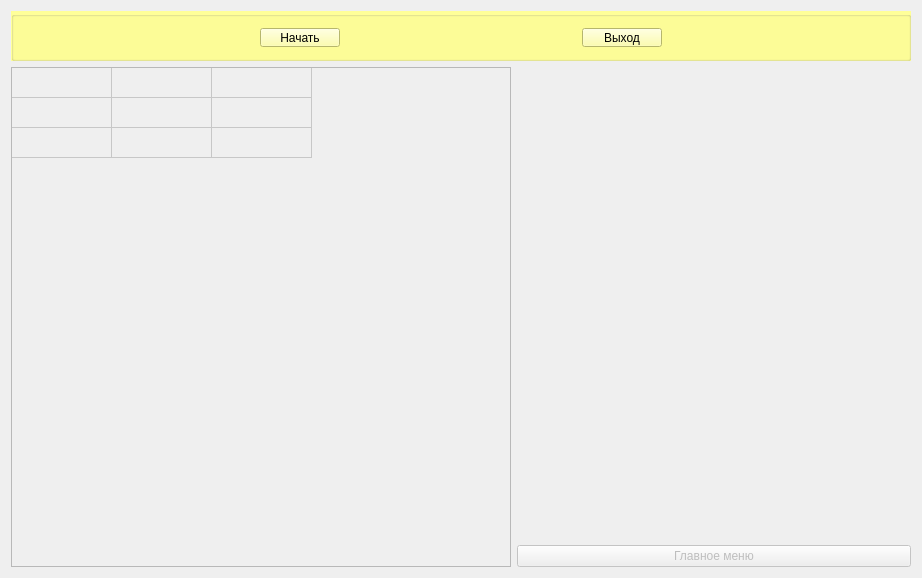
<?xml version="1.0" encoding="UTF-8"?>
<ui version="4.0">
 <class>MainWindow</class>
 <widget class="QMainWindow" name="MainWindow">
  <property name="geometry">
   <rect>
    <x>0</x>
    <y>0</y>
    <width>922</width>
    <height>575</height>
   </rect>
  </property>
  <property name="mouseTracking">
   <bool>true</bool>
  </property>
  <property name="acceptDrops">
   <bool>true</bool>
  </property>
  <property name="windowTitle">
   <string>MainWindow</string>
  </property>
  <widget class="QWidget" name="centralWidget">
   <layout class="QVBoxLayout" name="verticalLayout_2">
    <item>
     <widget class="QGroupBox" name="menu">
      <property name="sizePolicy">
       <sizepolicy hsizetype="Preferred" vsizetype="Maximum">
        <horstretch>0</horstretch>
        <verstretch>50</verstretch>
       </sizepolicy>
      </property>
      <property name="minimumSize">
       <size>
        <width>0</width>
        <height>0</height>
       </size>
      </property>
      <property name="maximumSize">
       <size>
        <width>16777215</width>
        <height>50</height>
       </size>
      </property>
      <property name="baseSize">
       <size>
        <width>0</width>
        <height>50</height>
       </size>
      </property>
      <property name="palette">
       <palette>
        <active>
         <colorrole role="Button">
          <brush brushstyle="SolidPattern">
           <color alpha="255">
            <red>255</red>
            <green>255</green>
            <blue>153</blue>
           </color>
          </brush>
         </colorrole>
         <colorrole role="Light">
          <brush brushstyle="SolidPattern">
           <color alpha="255">
            <red>255</red>
            <green>255</green>
            <blue>127</blue>
           </color>
          </brush>
         </colorrole>
         <colorrole role="Midlight">
          <brush brushstyle="SolidPattern">
           <color alpha="255">
            <red>255</red>
            <green>255</green>
            <blue>127</blue>
           </color>
          </brush>
         </colorrole>
         <colorrole role="Base">
          <brush brushstyle="SolidPattern">
           <color alpha="255">
            <red>255</red>
            <green>255</green>
            <blue>153</blue>
           </color>
          </brush>
         </colorrole>
         <colorrole role="Window">
          <brush brushstyle="SolidPattern">
           <color alpha="255">
            <red>255</red>
            <green>255</green>
            <blue>153</blue>
           </color>
          </brush>
         </colorrole>
        </active>
        <inactive>
         <colorrole role="Button">
          <brush brushstyle="SolidPattern">
           <color alpha="255">
            <red>255</red>
            <green>255</green>
            <blue>153</blue>
           </color>
          </brush>
         </colorrole>
         <colorrole role="Light">
          <brush brushstyle="SolidPattern">
           <color alpha="255">
            <red>255</red>
            <green>255</green>
            <blue>127</blue>
           </color>
          </brush>
         </colorrole>
         <colorrole role="Midlight">
          <brush brushstyle="SolidPattern">
           <color alpha="255">
            <red>255</red>
            <green>255</green>
            <blue>127</blue>
           </color>
          </brush>
         </colorrole>
         <colorrole role="Base">
          <brush brushstyle="SolidPattern">
           <color alpha="255">
            <red>255</red>
            <green>255</green>
            <blue>153</blue>
           </color>
          </brush>
         </colorrole>
         <colorrole role="Window">
          <brush brushstyle="SolidPattern">
           <color alpha="255">
            <red>255</red>
            <green>255</green>
            <blue>153</blue>
           </color>
          </brush>
         </colorrole>
        </inactive>
        <disabled>
         <colorrole role="Button">
          <brush brushstyle="SolidPattern">
           <color alpha="255">
            <red>255</red>
            <green>255</green>
            <blue>153</blue>
           </color>
          </brush>
         </colorrole>
         <colorrole role="Light">
          <brush brushstyle="SolidPattern">
           <color alpha="255">
            <red>255</red>
            <green>255</green>
            <blue>127</blue>
           </color>
          </brush>
         </colorrole>
         <colorrole role="Midlight">
          <brush brushstyle="SolidPattern">
           <color alpha="255">
            <red>255</red>
            <green>255</green>
            <blue>127</blue>
           </color>
          </brush>
         </colorrole>
         <colorrole role="Base">
          <brush brushstyle="SolidPattern">
           <color alpha="255">
            <red>255</red>
            <green>255</green>
            <blue>153</blue>
           </color>
          </brush>
         </colorrole>
         <colorrole role="Window">
          <brush brushstyle="SolidPattern">
           <color alpha="255">
            <red>255</red>
            <green>255</green>
            <blue>153</blue>
           </color>
          </brush>
         </colorrole>
        </disabled>
       </palette>
      </property>
      <property name="focusPolicy">
       <enum>Qt::NoFocus</enum>
      </property>
      <property name="autoFillBackground">
       <bool>false</bool>
      </property>
      <property name="styleSheet">
       <string notr="true">background-color: rgb(255,255,153);</string>
      </property>
      <property name="title">
       <string/>
      </property>
      <property name="flat">
       <bool>true</bool>
      </property>
      <layout class="QHBoxLayout" name="horizontalLayout">
       <item>
        <spacer name="horizontalSpacer_3">
         <property name="orientation">
          <enum>Qt::Horizontal</enum>
         </property>
         <property name="sizeHint" stdset="0">
          <size>
           <width>40</width>
           <height>0</height>
          </size>
         </property>
        </spacer>
       </item>
       <item>
        <widget class="QPushButton" name="startButton">
         <property name="sizePolicy">
          <sizepolicy hsizetype="Minimum" vsizetype="Minimum">
           <horstretch>0</horstretch>
           <verstretch>0</verstretch>
          </sizepolicy>
         </property>
         <property name="palette">
          <palette>
           <active>
            <colorrole role="Button">
             <brush brushstyle="SolidPattern">
              <color alpha="255">
               <red>255</red>
               <green>255</green>
               <blue>153</blue>
              </color>
             </brush>
            </colorrole>
            <colorrole role="Base">
             <brush brushstyle="SolidPattern">
              <color alpha="255">
               <red>255</red>
               <green>255</green>
               <blue>153</blue>
              </color>
             </brush>
            </colorrole>
            <colorrole role="Window">
             <brush brushstyle="SolidPattern">
              <color alpha="255">
               <red>255</red>
               <green>255</green>
               <blue>153</blue>
              </color>
             </brush>
            </colorrole>
           </active>
           <inactive>
            <colorrole role="Button">
             <brush brushstyle="SolidPattern">
              <color alpha="255">
               <red>255</red>
               <green>255</green>
               <blue>153</blue>
              </color>
             </brush>
            </colorrole>
            <colorrole role="Base">
             <brush brushstyle="SolidPattern">
              <color alpha="255">
               <red>255</red>
               <green>255</green>
               <blue>153</blue>
              </color>
             </brush>
            </colorrole>
            <colorrole role="Window">
             <brush brushstyle="SolidPattern">
              <color alpha="255">
               <red>255</red>
               <green>255</green>
               <blue>153</blue>
              </color>
             </brush>
            </colorrole>
           </inactive>
           <disabled>
            <colorrole role="Button">
             <brush brushstyle="SolidPattern">
              <color alpha="255">
               <red>255</red>
               <green>255</green>
               <blue>153</blue>
              </color>
             </brush>
            </colorrole>
            <colorrole role="Base">
             <brush brushstyle="SolidPattern">
              <color alpha="255">
               <red>255</red>
               <green>255</green>
               <blue>153</blue>
              </color>
             </brush>
            </colorrole>
            <colorrole role="Window">
             <brush brushstyle="SolidPattern">
              <color alpha="255">
               <red>255</red>
               <green>255</green>
               <blue>153</blue>
              </color>
             </brush>
            </colorrole>
           </disabled>
          </palette>
         </property>
         <property name="autoFillBackground">
          <bool>false</bool>
         </property>
         <property name="styleSheet">
          <string notr="true">background-color: rgb(255,255,153);</string>
         </property>
         <property name="text">
          <string>Начать</string>
         </property>
        </widget>
       </item>
       <item>
        <spacer name="horizontalSpacer">
         <property name="orientation">
          <enum>Qt::Horizontal</enum>
         </property>
         <property name="sizeHint" stdset="0">
          <size>
           <width>235</width>
           <height>0</height>
          </size>
         </property>
        </spacer>
       </item>
       <item>
        <widget class="QPushButton" name="exitButton">
         <property name="sizePolicy">
          <sizepolicy hsizetype="Minimum" vsizetype="Minimum">
           <horstretch>0</horstretch>
           <verstretch>0</verstretch>
          </sizepolicy>
         </property>
         <property name="palette">
          <palette>
           <active>
            <colorrole role="Button">
             <brush brushstyle="SolidPattern">
              <color alpha="255">
               <red>255</red>
               <green>255</green>
               <blue>153</blue>
              </color>
             </brush>
            </colorrole>
            <colorrole role="Base">
             <brush brushstyle="SolidPattern">
              <color alpha="255">
               <red>255</red>
               <green>255</green>
               <blue>153</blue>
              </color>
             </brush>
            </colorrole>
            <colorrole role="Window">
             <brush brushstyle="SolidPattern">
              <color alpha="255">
               <red>255</red>
               <green>255</green>
               <blue>153</blue>
              </color>
             </brush>
            </colorrole>
           </active>
           <inactive>
            <colorrole role="Button">
             <brush brushstyle="SolidPattern">
              <color alpha="255">
               <red>255</red>
               <green>255</green>
               <blue>153</blue>
              </color>
             </brush>
            </colorrole>
            <colorrole role="Base">
             <brush brushstyle="SolidPattern">
              <color alpha="255">
               <red>255</red>
               <green>255</green>
               <blue>153</blue>
              </color>
             </brush>
            </colorrole>
            <colorrole role="Window">
             <brush brushstyle="SolidPattern">
              <color alpha="255">
               <red>255</red>
               <green>255</green>
               <blue>153</blue>
              </color>
             </brush>
            </colorrole>
           </inactive>
           <disabled>
            <colorrole role="Button">
             <brush brushstyle="SolidPattern">
              <color alpha="255">
               <red>255</red>
               <green>255</green>
               <blue>153</blue>
              </color>
             </brush>
            </colorrole>
            <colorrole role="Base">
             <brush brushstyle="SolidPattern">
              <color alpha="255">
               <red>255</red>
               <green>255</green>
               <blue>153</blue>
              </color>
             </brush>
            </colorrole>
            <colorrole role="Window">
             <brush brushstyle="SolidPattern">
              <color alpha="255">
               <red>255</red>
               <green>255</green>
               <blue>153</blue>
              </color>
             </brush>
            </colorrole>
           </disabled>
          </palette>
         </property>
         <property name="autoFillBackground">
          <bool>false</bool>
         </property>
         <property name="styleSheet">
          <string notr="true">background-color: rgb(255,255,153);</string>
         </property>
         <property name="text">
          <string>Выход</string>
         </property>
        </widget>
       </item>
       <item>
        <spacer name="horizontalSpacer_4">
         <property name="orientation">
          <enum>Qt::Horizontal</enum>
         </property>
         <property name="sizeHint" stdset="0">
          <size>
           <width>40</width>
           <height>0</height>
          </size>
         </property>
        </spacer>
       </item>
      </layout>
     </widget>
    </item>
    <item>
     <layout class="QHBoxLayout" name="horizontalLayout_2">
      <item>
       <widget class="QTableWidget" name="inventoryTable">
        <property name="enabled">
         <bool>false</bool>
        </property>
        <property name="sizePolicy">
         <sizepolicy hsizetype="MinimumExpanding" vsizetype="MinimumExpanding">
          <horstretch>0</horstretch>
          <verstretch>0</verstretch>
         </sizepolicy>
        </property>
        <property name="minimumSize">
         <size>
          <width>500</width>
          <height>500</height>
         </size>
        </property>
        <property name="mouseTracking">
         <bool>false</bool>
        </property>
        <property name="acceptDrops">
         <bool>true</bool>
        </property>
        <property name="verticalScrollBarPolicy">
         <enum>Qt::ScrollBarAlwaysOff</enum>
        </property>
        <property name="horizontalScrollBarPolicy">
         <enum>Qt::ScrollBarAlwaysOff</enum>
        </property>
        <property name="sizeAdjustPolicy">
         <enum>QAbstractScrollArea::AdjustToContents</enum>
        </property>
        <property name="autoScroll">
         <bool>false</bool>
        </property>
        <property name="editTriggers">
         <set>QAbstractItemView::NoEditTriggers</set>
        </property>
        <property name="tabKeyNavigation">
         <bool>false</bool>
        </property>
        <property name="showDropIndicator" stdset="0">
         <bool>true</bool>
        </property>
        <property name="dragDropOverwriteMode">
         <bool>true</bool>
        </property>
        <property name="dragDropMode">
         <enum>QAbstractItemView::NoDragDrop</enum>
        </property>
        <property name="selectionMode">
         <enum>QAbstractItemView::NoSelection</enum>
        </property>
        <property name="cornerButtonEnabled">
         <bool>false</bool>
        </property>
        <property name="rowCount">
         <number>3</number>
        </property>
        <property name="columnCount">
         <number>3</number>
        </property>
        <attribute name="horizontalHeaderVisible">
         <bool>false</bool>
        </attribute>
        <attribute name="horizontalHeaderCascadingSectionResizes">
         <bool>false</bool>
        </attribute>
        <attribute name="horizontalHeaderHighlightSections">
         <bool>false</bool>
        </attribute>
        <attribute name="verticalHeaderVisible">
         <bool>false</bool>
        </attribute>
        <attribute name="verticalHeaderStretchLastSection">
         <bool>false</bool>
        </attribute>
        <row/>
        <row/>
        <row/>
        <column/>
        <column/>
        <column/>
       </widget>
      </item>
      <item>
       <layout class="QVBoxLayout" name="verticalLayout">
        <item>
         <spacer name="verticalSpacer_3">
          <property name="orientation">
           <enum>Qt::Vertical</enum>
          </property>
          <property name="sizeType">
           <enum>QSizePolicy::MinimumExpanding</enum>
          </property>
          <property name="sizeHint" stdset="0">
           <size>
            <width>20</width>
            <height>0</height>
           </size>
          </property>
         </spacer>
        </item>
        <item>
         <layout class="QHBoxLayout" name="horizontalLayout_3">
          <item>
           <spacer name="horizontalSpacer_6">
            <property name="orientation">
             <enum>Qt::Horizontal</enum>
            </property>
            <property name="sizeType">
             <enum>QSizePolicy::MinimumExpanding</enum>
            </property>
            <property name="sizeHint" stdset="0">
             <size>
              <width>40</width>
              <height>20</height>
             </size>
            </property>
           </spacer>
          </item>
          <item>
           <widget class="QLabel" name="appleSource">
            <property name="enabled">
             <bool>false</bool>
            </property>
            <property name="sizePolicy">
             <sizepolicy hsizetype="Fixed" vsizetype="Fixed">
              <horstretch>0</horstretch>
              <verstretch>0</verstretch>
             </sizepolicy>
            </property>
            <property name="minimumSize">
             <size>
              <width>150</width>
              <height>150</height>
             </size>
            </property>
            <property name="maximumSize">
             <size>
              <width>150</width>
              <height>150</height>
             </size>
            </property>
            <property name="text">
             <string/>
            </property>
            <property name="scaledContents">
             <bool>true</bool>
            </property>
           </widget>
          </item>
          <item>
           <spacer name="horizontalSpacer_5">
            <property name="orientation">
             <enum>Qt::Horizontal</enum>
            </property>
            <property name="sizeType">
             <enum>QSizePolicy::MinimumExpanding</enum>
            </property>
            <property name="sizeHint" stdset="0">
             <size>
              <width>40</width>
              <height>20</height>
             </size>
            </property>
           </spacer>
          </item>
         </layout>
        </item>
        <item>
         <spacer name="verticalSpacer_2">
          <property name="orientation">
           <enum>Qt::Vertical</enum>
          </property>
          <property name="sizeType">
           <enum>QSizePolicy::MinimumExpanding</enum>
          </property>
          <property name="sizeHint" stdset="0">
           <size>
            <width>20</width>
            <height>0</height>
           </size>
          </property>
         </spacer>
        </item>
        <item>
         <widget class="QPushButton" name="menuButton">
          <property name="enabled">
           <bool>false</bool>
          </property>
          <property name="text">
           <string>Главное меню</string>
          </property>
         </widget>
        </item>
       </layout>
      </item>
     </layout>
    </item>
   </layout>
  </widget>
 </widget>
 <layoutdefault spacing="6" margin="11"/>
 <resources/>
 <connections>
  <connection>
   <sender>exitButton</sender>
   <signal>clicked()</signal>
   <receiver>MainWindow</receiver>
   <slot>close()</slot>
   <hints>
    <hint type="sourcelabel">
     <x>623</x>
     <y>29</y>
    </hint>
    <hint type="destinationlabel">
     <x>460</x>
     <y>260</y>
    </hint>
   </hints>
  </connection>
 </connections>
</ui>
